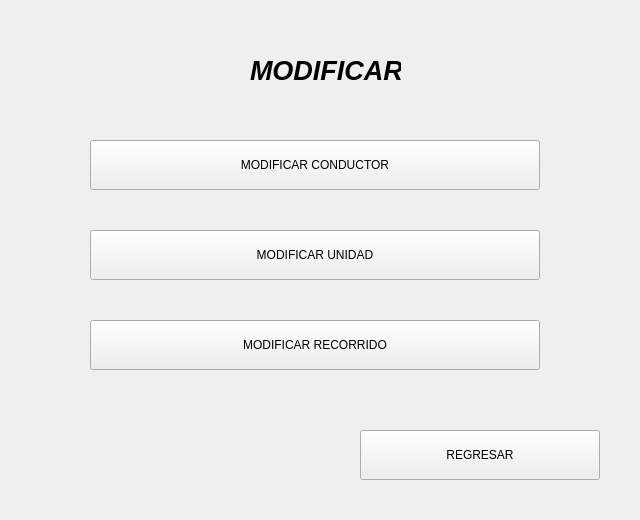
<?xml version="1.0" encoding="UTF-8"?>
<ui version="4.0">
 <class>Form</class>
 <widget class="QWidget" name="Form">
  <property name="geometry">
   <rect>
    <x>0</x>
    <y>0</y>
    <width>640</width>
    <height>520</height>
   </rect>
  </property>
  <property name="windowTitle">
   <string>Form</string>
  </property>
  <widget class="QLabel" name="labelConsultas">
   <property name="geometry">
    <rect>
     <x>250</x>
     <y>60</y>
     <width>151</width>
     <height>20</height>
    </rect>
   </property>
   <property name="font">
    <font>
     <pointsize>20</pointsize>
     <weight>75</weight>
     <italic>true</italic>
     <bold>true</bold>
    </font>
   </property>
   <property name="text">
    <string>MODIFICAR</string>
   </property>
  </widget>
  <widget class="QPushButton" name="bModificarUnidad">
   <property name="geometry">
    <rect>
     <x>90</x>
     <y>320</y>
     <width>450</width>
     <height>50</height>
    </rect>
   </property>
   <property name="text">
    <string>MODIFICAR RECORRIDO</string>
   </property>
  </widget>
  <widget class="QPushButton" name="bModificarRecorrido">
   <property name="geometry">
    <rect>
     <x>90</x>
     <y>230</y>
     <width>450</width>
     <height>50</height>
    </rect>
   </property>
   <property name="text">
    <string>MODIFICAR UNIDAD</string>
   </property>
  </widget>
  <widget class="QPushButton" name="bModificarConductor">
   <property name="geometry">
    <rect>
     <x>90</x>
     <y>140</y>
     <width>450</width>
     <height>50</height>
    </rect>
   </property>
   <property name="text">
    <string>MODIFICAR CONDUCTOR</string>
   </property>
  </widget>
  <widget class="QPushButton" name="bRegresar">
   <property name="geometry">
    <rect>
     <x>360</x>
     <y>430</y>
     <width>240</width>
     <height>50</height>
    </rect>
   </property>
   <property name="text">
    <string>REGRESAR</string>
   </property>
  </widget>
 </widget>
 <resources/>
 <connections/>
</ui>
